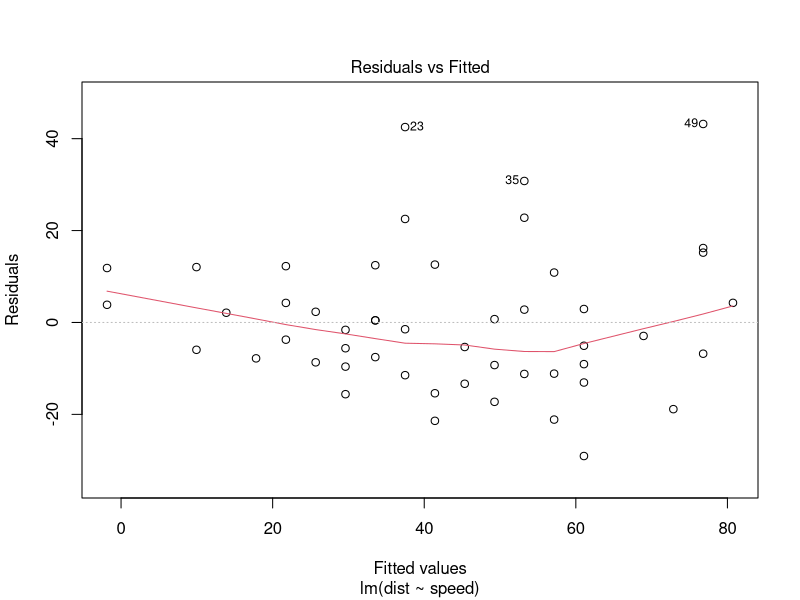
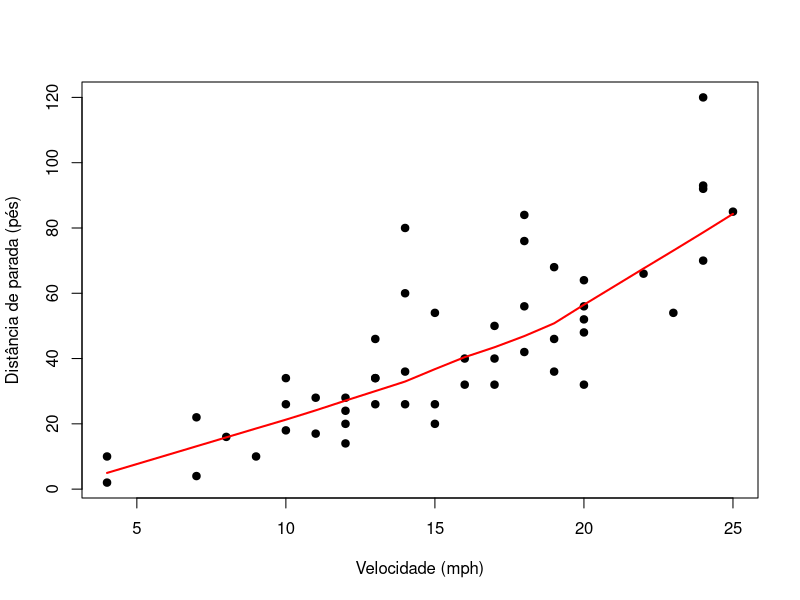

R code for these plots, in order:
# Regressão linear simples ----

# Ajuste e resultados ----
ajuste <- lm(dist ~ speed, data = cars)
print(summary(ajuste))
print(confint(ajuste, level = 0.95))
print(predict(ajuste, newdata = data.frame(speed = 20),
              interval = "prediction", level = 0.95))
plot(ajuste, which = 1)

# Visualização e diagnóstico ----
plot(dist ~ speed, data = cars, pch = 19, xlab = "Velocidade (mph)", ylab = "Distância de parada (pés)")
lines(lowess(cars$speed, cars$dist), col = "red", lwd = 2)
